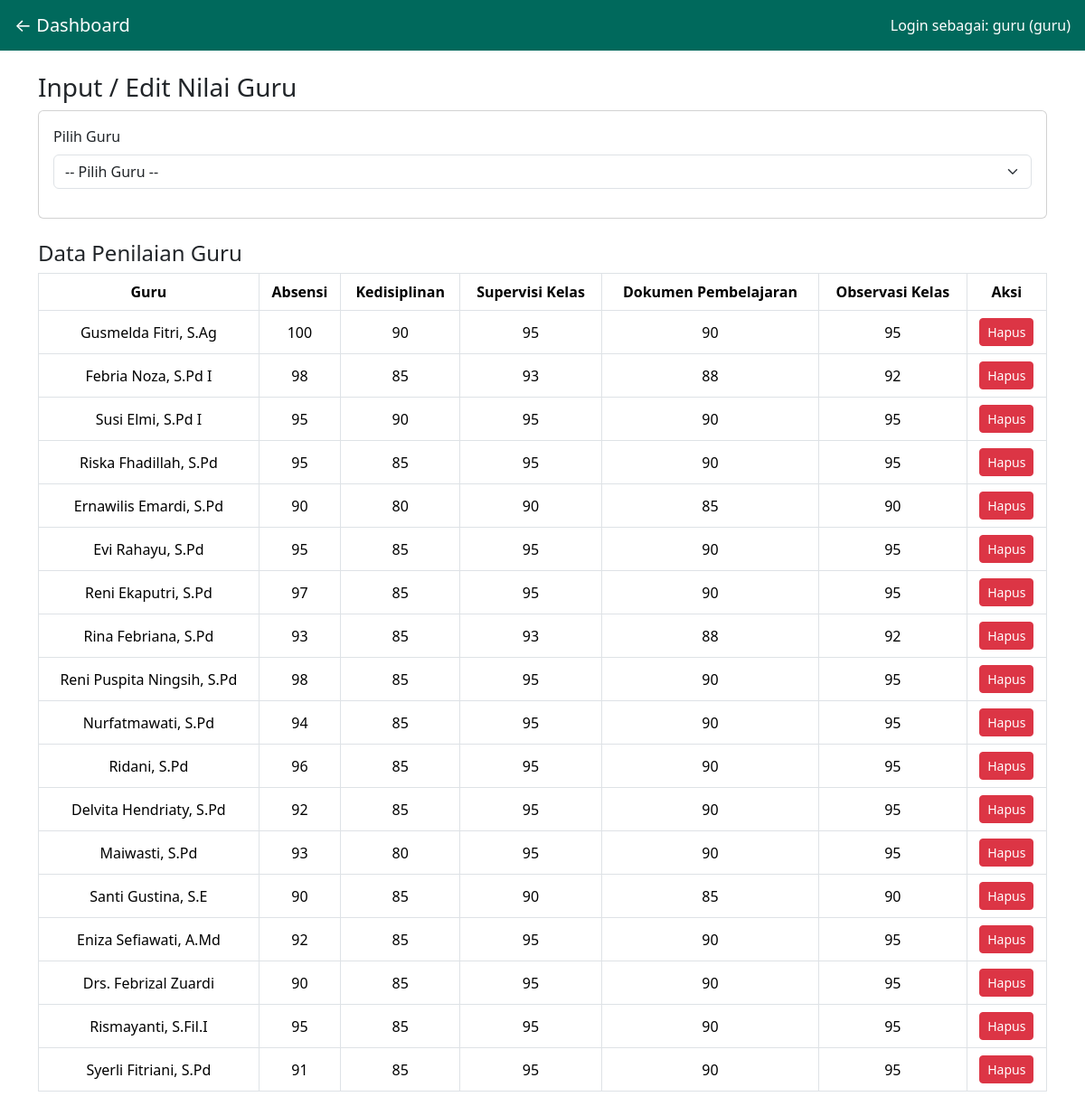
The app's page /pages/nilai.php (signed in) with its own data.
### tables this page shows
CREATE TABLE `kriteria` (
  `id` int(11) NOT NULL,
  `nama_kriteria` varchar(100) NOT NULL,
  `bobot` decimal(5,2) NOT NULL,
  `tren` enum('positif','negatif','netral') DEFAULT 'netral'
);

CREATE TABLE `guru` (
  `id` int(11) NOT NULL,
  `nama` varchar(100) NOT NULL,
  `jabatan` varchar(100) NOT NULL
);

CREATE TABLE `penilaian` (
  `id` int(11) NOT NULL,
  `id_guru` int(11) NOT NULL,
  `id_kriteria` int(11) NOT NULL,
  `nilai` int(11) NOT NULL
);

### pages/nilai.php (the view, shortened to what this page needs)
<?php
include '../config/db.php';
$guruList = mysqli_query($conn, "SELECT * FROM guru");
$kriteriaList = mysqli_query($conn, "SELECT * FROM kriteria");
$penilaian = [];
$nilai_q = mysqli_query($conn, "SELECT * FROM penilaian");
while ($row = mysqli_fetch_assoc($nilai_q)) {
    $penilaian[$row['id_guru']][$row['id_kriteria']] = $row['nilai'];
}
?>
<!DOCTYPE html>
<html lang="id">
<head>
  <link href="https://cdn.jsdelivr.net/npm/bootstrap@5.3.3/dist/css/bootstrap.min.css" rel="stylesheet">
</head>
<body>
<nav class="navbar px-3" style="background-color: #00695c;">
  <a href="dashboard.php" class="navbar-brand text-white">← Dashboard</a>
  <span class="text-white">Login sebagai: <?= $_SESSION['username'] ?> (<?= $_SESSION['role'] ?>)</span>
</nav>
<div class="container mt-4">
  <h3>Input / Edit Nilai Guru</h3>
  <div class="card mb-4">
    <div class="card-body">
      <form method="post">
        <div class="mb-3">
          <label class="form-label">Pilih Guru</label>
          <select name="id_guru" class="form-select" required onchange="this.form.submit()">
            <option value="">-- Pilih Guru --</option>
            <?php mysqli_data_seek($guruList, 0); while ($g = mysqli_fetch_assoc($guruList)): ?>
              <option value="<?= $g['id'] ?>" <?= isset($_POST['id_guru']) && $_POST['id_guru'] == $g['id'] ? 'selected' : '' ?>>
                <?= $g['nama'] ?> - <?= $g['jabatan'] ?>
              </option>
            <?php endwhile; ?>
          </select>
        </div>
      </form>
    </div>
  </div>
  <h4>Data Penilaian Guru</h4>
  <div class="table-responsive">
    <table class="table table-bordered text-center align-middle" >
      <thead >
        <tr>
          <th>Guru</th>
          <?php mysqli_data_seek($kriteriaList, 0); while ($k = mysqli_fetch_assoc($kriteriaList)): ?>
            <th><?= $k['nama_kriteria'] ?></th>
          <?php endwhile; ?>
          <th>Aksi</th>
        </tr>
      </thead>
      <tbody>
        <?php
        mysqli_data_seek($guruList, 0);
        while ($g = mysqli_fetch_assoc($guruList)):
        ?>
        <tr>
          <td><?= $g['nama'] ?></td>
          <?php
          mysqli_data_seek($kriteriaList, 0);
          while ($k = mysqli_fetch_assoc($kriteriaList)):
            echo "<td>" . ($penilaian[$g['id']][$k['id']] ?? '-') . "</td>";
          endwhile;
          ?>
          <td>
            <a href="?hapus=<?= $g['id'] ?>" class="btn btn-danger btn-sm" onclick="return confirm('Hapus semua nilai guru ini?')">Hapus</a>
          </td>
        </tr>
        <?php endwhile; ?>
      </tbody>
    </table>
  </div>
</div>
</body>
</html>

### records on screen
kriteria: nama_kriteria "Absensi"
kriteria: nama_kriteria "Kedisiplinan"
kriteria: nama_kriteria "Supervisi Kelas"
kriteria: nama_kriteria "Dokumen Pembelajaran"
kriteria: nama_kriteria "Observasi Kelas"
guru: nama "Gusmelda Fitri, S.Ag", id "100", id "90", id.nilai "95"
guru: nama "Febria Noza, S.Pd I", id "98", id "85", id "93", id "88", id "92"
guru: nama "Susi Elmi, S.Pd I", id.nilai "95", id "90"
guru: nama "Riska Fhadillah, S.Pd", id "95", id "85", id "90"
guru: nama "Ernawilis Emardi, S.Pd", id "90", id "80", id "85"
guru: nama "Evi Rahayu, S.Pd", id "95", id "85", id "90"
guru: nama "Reni Ekaputri, S.Pd", id "97", id "85", id "95", id "90"
guru: nama "Rina Febriana, S.Pd", id "93", id "85", id "88", id "92"
guru: nama "Reni Puspita Ningsih, S.Pd", id "98", id "85", id "95", id "90"
guru: nama "Nurfatmawati, S.Pd", id "94", id "85", id "95", id "90"
guru: nama "Ridani, S.Pd", id "96", id "85", id "95", id "90"
guru: nama "Delvita Hendriaty, S.Pd", id "92", id "85", id "95", id "90"
guru: nama "Maiwasti, S.Pd", id "93", id "80", id "95", id "90"
guru: nama "Santi Gustina, S.E", id "90", id "85"
guru: nama "Eniza Sefiawati, A.Md", id "92", id "85", id "95", id "90"
guru: nama "Drs. Febrizal Zuardi", id "90", id "85", id.nilai "95"
guru: nama "Rismayanti, S.Fil.I", id "95", id "85", id "90"
guru: nama "Syerli Fitriani, S.Pd", id "91", id "85", id "95", id "90"

### other values on screen
$_SESSION['username'] "guru"
$_SESSION['role'] "guru"
